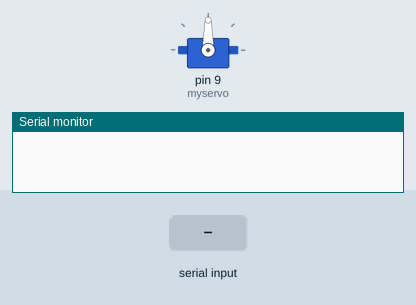
Recording of a sketch running on a simulated Arduino Uno, built with avr-gcc and run on an emulated ATmega328P. Parts: servo, the last lines printed to the serial monitor. The test bench sets the inputs (shaded band).

Above: at 1.2 s.
1.3 s: "sequence\n" received over Serial
At 2.7 s:
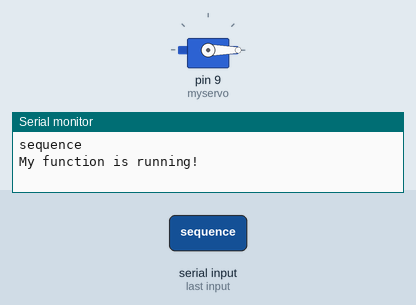
3.8 s: "30,150\n" received over Serial
At 5.8 s:
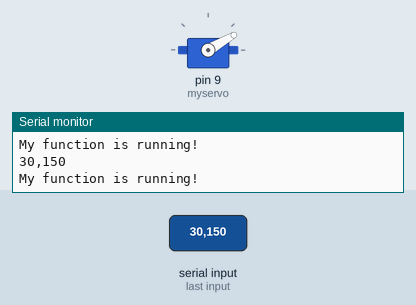
6.3 s: "200\n" received over Serial
At 8.5 s:
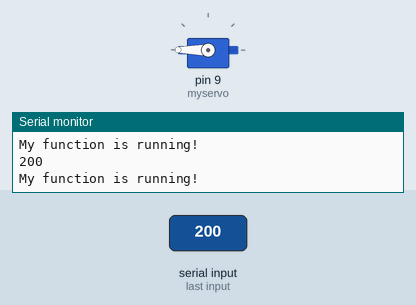
8.8 s: "90,45\n" received over Serial
At 10.7 s:
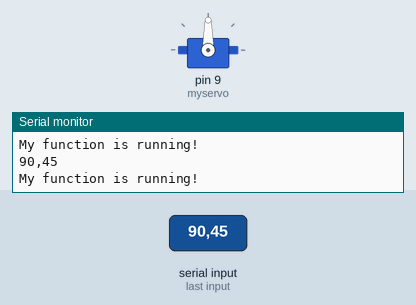
Timing chart, 0 to 12.2 s (numbered marks = the images above; inputs shaded):
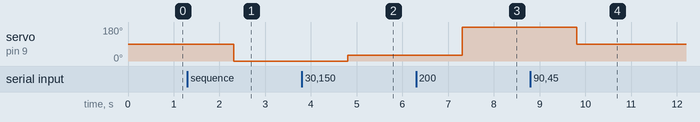

The sketch:

test_servo.ino
```cpp
#include <Servo.h>

Servo myservo;

void myFunction()
{
  Serial.println("My function is running!");
}

void setup()
{
  Serial.begin(9600);
  myservo.attach(9);
  // attach servo to pin 9
  while (!Serial)
  {
    // wait for serial port to connect
  }
}

void loop()
{
  if (Serial.available())
  {
    String angle_x = Serial.readString();
    myservo.write(angle_x.toInt());
    Serial.println(angle_x);
    //if(isInt(angle_x)==True)
    //{
    if(angle_x.toInt() > 45)
    {
      digitalWrite (LED_BUILTIN, HIGH);
    }
    else{
      digitalWrite(LED_BUILTIN,LOW);
    }
    myFunction(); // Call the custom function
  }
}
```

arduino_new_reciever.cpp
```cpp
#include <ArduinoJson.h>
void setup()
{
    Serial.begin(9600);
    while (!Serial)
    {
    }
}

void loop()
{
    int size_ = 0;
    String payload;
    while (!Serial.available())
    {
    }
    if (Serial.available())
        payload = Serial.readStringUntil('\n');
    StaticJsonDocument<512> doc;

    DeserializationError error = deserializeJson(doc, payload);
    if (error)
    {
        Serial.println(error.c_str());
        return;
    }
    if (doc["operation"] == "sequence")
    {
        Serial.println("{\"Success\":\"True\"}");
    }
    else
    {
        Serial.println("{\"Success\":\"False\"}");
    }
    delay(20);
}
```

arduino_receiver.cpp
```cpp
#include <ArduinoJson.h>
#include <SoftwareSerial.h>

SoftwareSerial mySerial(10, 11); // RX, TX
const int ledPin = 13;           // LED connected to digital pin 13

void setup()
{
    Serial.begin(9600);
    mySerial.begin(9600);
    pinMode(ledPin, OUTPUT); // set the LED pin as an output
}

void loop()
{
    String receivedData = "";

    while (mySerial.available() > 0)
    {
        char c = mySerial.read();
        receivedData += c;
    }

    if (receivedData != "")
    {
        // Decode the received JSON data
        DynamicJsonDocument doc(1024);
        deserializeJson(doc, receivedData);

        // Get the values of angle_x, angle_y, and person from the decoded data
        int angle_x = doc["angle_x"];
        int angle_y = doc["angle_y"];
        int person = doc["person"];

        // Print the received values of angle_x, angle_y, and person
        Serial.print("Received: angle_x=");
        Serial.print(angle_x);
        Serial.print(", angle_y=");
        Serial.print(angle_y);
        Serial.print(", person=");
        Serial.println(person);

        // Toggle the LED at pin 13
        digitalWrite(ledPin, HIGH);
        delay(500);
        digitalWrite(ledPin, LOW);
    }
}
```

Measured:
- after the input at 1.3 s, servo on pin 9 (myservo): 90° → 0° after 1.0 s
- after the input at 3.8 s, servo on pin 9 (myservo): 0° → 30° after 1.0 s
- after the input at 6.3 s, servo on pin 9 (myservo): 30° → 180° after 1.0 s
- after the input at 8.8 s, servo on pin 9 (myservo): 180° → 90° after 1.0 s
